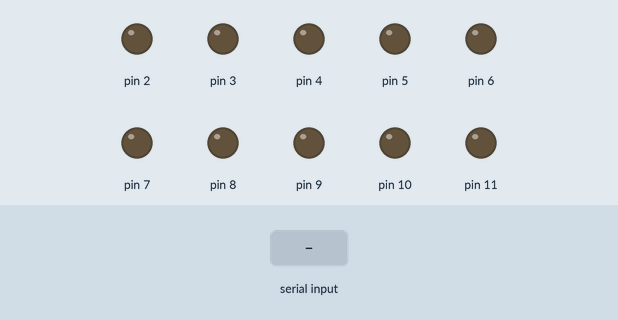
Recording of a sketch running on a simulated Arduino Uno, built with avr-gcc and run on an emulated ATmega328P. Parts: output pins drawn as LEDs (lit = HIGH). Inputs (shaded band) come from the test bench.

Above: at 1.2 s.
1.3 s: "90,45\n" received over Serial
At 1.55 s:
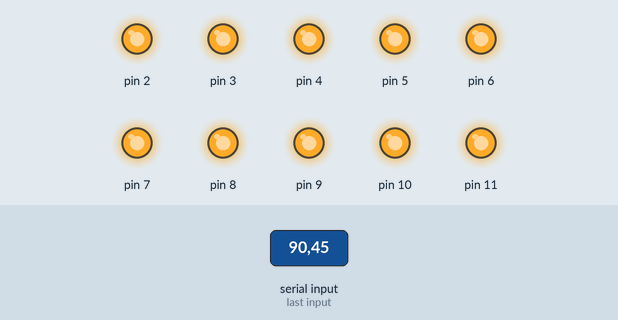
At 1.95 s:
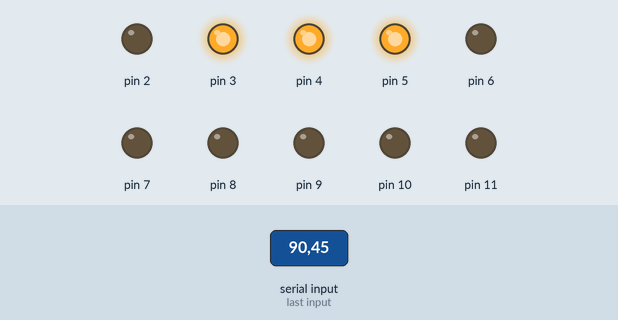
7.3 s: "30,150\n" received over Serial
At 7.45 s:
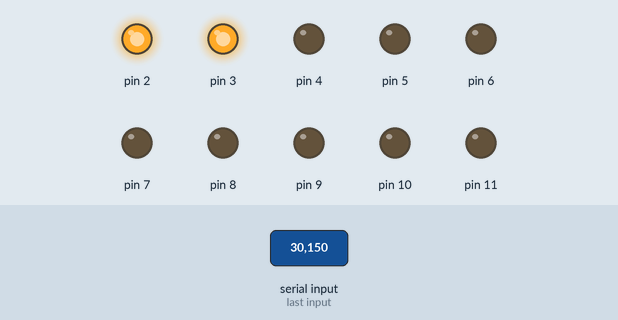
Timing chart, 0 to 16.3 s (numbered marks = the images above; inputs shaded):
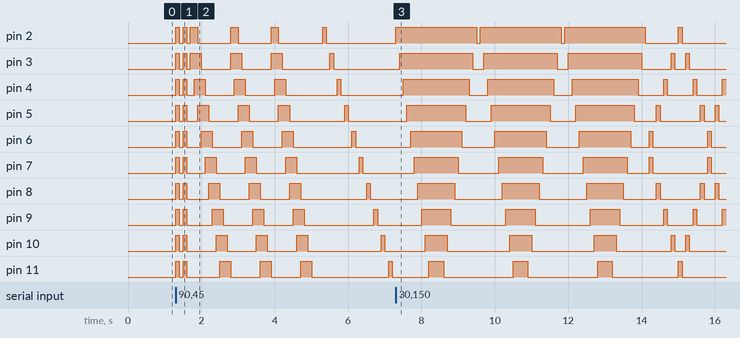

The sketch:

test3.ino
```cpp
int timer1 =100;
int timer2 =500;
int timer3 =600;
int timer4 =50;
int timer5= 100;
int timer6 =500;
int timer7 =300;
int timer8 =250;
int timer9 =200;
int timer10 =250;
int lol =2;
int lol1 =1;

void setup()
{
  Serial.begin(9600);
  pinMode(9, OUTPUT);
  pinMode(8, OUTPUT);
  pinMode(7, OUTPUT);
  pinMode(6, OUTPUT);
  pinMode(5, OUTPUT);
  pinMode(4, OUTPUT);
  pinMode(3, OUTPUT);
  pinMode(2, OUTPUT);
  pinMode(11, OUTPUT);
  pinMode(10, OUTPUT);
}
void loop()
{
  if (Serial.available()) {
    int data = Serial.read() - '0';
    if (data == 1 ){
       for(int i=0; i<=lol; i++) {
       pat1();}
    }
    if (data == 2 ){
        p2();

    }
    if (data == 3 ){
        for(int i=0; i<=lol; i++) {
        p3();
        }

    }
    if (data == 4 ){
       for(int i=0; i<=lol; i++){
       p4();
       }
    }
    if (data == 5 ){
        p5();

    }
    if (data == 6 ){
      for(int i=0; i<=lol; i++) {
       p6();
       }

    }
    if (data == 7 ){
       p7();

    }
    if (data == 8 ){
       for(int i=0; i<=lol; i++) {
        p8();
        }

    }
     if (data == 10 ){
      for(int i=0; i<=lol; i++){
        p10();}

    }
    if (data == 9 ){
      for(int i=0; i<=lol1; i++){
       p9();
       }

    }

  }

}


void pat1(){
    digitalWrite(6,HIGH);
    digitalWrite(7,HIGH);
    delay(timer1);
    digitalWrite(6,LOW);
    digitalWrite(7,LOW);
    delay(timer1);
    digitalWrite(5,HIGH);
    digitalWrite(8,HIGH);
    delay(timer1);
    digitalWrite(5,LOW);
    digitalWrite(8,LOW);
    delay(timer1);
    digitalWrite(4,HIGH);
    digitalWrite(9,HIGH);
    delay(timer1);
    digitalWrite(4,LOW);
    digitalWrite(9,LOW);
    delay(timer1);
    digitalWrite(3,HIGH);
    digitalWrite(10,HIGH);
    delay(timer1);
    digitalWrite(3,LOW);
    digitalWrite(10,LOW);
    delay(timer1);
    digitalWrite(2,HIGH);
    digitalWrite(11,HIGH);
    delay(timer1);
    digitalWrite(2,LOW);
    digitalWrite(11,LOW);
    delay(timer1);
    digitalWrite(3,HIGH);
    digitalWrite(10,HIGH);
    delay(timer1);
    digitalWrite(3,LOW);
    digitalWrite(10,LOW);
    delay(timer1);
    digitalWrite(4,HIGH);
    digitalWrite(9,HIGH);
    delay(timer1);
    digitalWrite(4,LOW);
    digitalWrite(9,LOW);
    delay(timer1);
    digitalWrite(5,HIGH);
    digitalWrite(8,HIGH);
    delay(timer1);
    digitalWrite(5,LOW);
    digitalWrite(8,LOW);
    delay(timer1);
  }
void p2(){
  digitalWrite(11, HIGH);
  digitalWrite(10, HIGH);
  digitalWrite(9, HIGH);
  digitalWrite(8, HIGH);
  digitalWrite(7, HIGH);
  digitalWrite(6, HIGH);
  digitalWrite(5, HIGH);
  digitalWrite(4, HIGH);
  digitalWrite(3, HIGH);
  digitalWrite(2, HIGH);
  digitalWrite(1, HIGH);
  delay(timer2);


  digitalWrite(11, LOW);
  digitalWrite(10, LOW);
  digitalWrite(9, LOW);
  digitalWrite(8, LOW);
  digitalWrite(7, LOW);
  digitalWrite(6, LOW);
  digitalWrite(5, LOW);
  digitalWrite(4, LOW);
  digitalWrite(3, LOW);
  digitalWrite(2, LOW);
  digitalWrite(1, LOW);
  delay(timer2);

  digitalWrite(11, HIGH);
  digitalWrite(10, HIGH);
  digitalWrite(9, HIGH);
  digitalWrite(8, HIGH);
  digitalWrite(7, HIGH);
  digitalWrite(6, HIGH);
  digitalWrite(5, HIGH);
  digitalWrite(4, HIGH);
  digitalWrite(3, HIGH);
  digitalWrite(2, HIGH);
  digitalWrite(1, HIGH);
  delay(timer2);

  digitalWrite(11, LOW);
  digitalWrite(10, LOW);
  digitalWrite(9, LOW);
  digitalWrite(8, LOW);
  digitalWrite(7, LOW);
  digitalWrite(6, LOW);
  digitalWrite(5, LOW);
  digitalWrite(4, LOW);
  digitalWrite(3, LOW);
  digitalWrite(2, LOW);
  digitalWrite(1, LOW);
  delay(timer2);

  }
 void p3(){

      for(int i=2; i<=12; i++) {
      digitalWrite(i,HIGH);
      delay(100);
    }

    for(int i=12; i>=1; i--) {
      digitalWrite(i,HIGH);
      delay(100);
      digitalWrite(i,LOW);
    }

  }
  void p4(){
   for(int i=2; i<=12; i++) {
      digitalWrite(i,HIGH);
      digitalWrite(i-1,HIGH);
      digitalWrite(i+1,HIGH);
      delay(100);
      digitalWrite(i,LOW);
      digitalWrite(i-1,LOW);
      digitalWrite(i+1,LOW);
    }

  }

  void p5(){

  delay(timer5);
  digitalWrite(1, HIGH);
  delay(timer5);
  digitalWrite(1, LOW);
  delay(timer5);
  digitalWrite(2, HIGH);
  delay(timer5);
  digitalWrite(2, LOW);
  delay(timer5);
  digitalWrite(3, HIGH);
  delay(timer5);
  digitalWrite(3, LOW);
  delay(timer5);
  digitalWrite(4, HIGH);
  delay(timer5);
  digitalWrite(4, LOW);
  delay(timer5);
  digitalWrite(5, HIGH);
  delay(timer5);
  digitalWrite(5, LOW);
  delay(timer5);
  digitalWrite(6, HIGH);
  delay(timer5);
  digitalWrite(6, LOW);
  delay(timer5);
  digitalWrite(7, HIGH);
  delay(timer5);
  digitalWrite(7, LOW);
  delay(timer5);
  digitalWrite(8, HIGH);
  delay(timer5);
  digitalWrite(8, LOW);
  delay(timer5);
  digitalWrite(9, HIGH);
  delay(timer5);
  digitalWrite(9, LOW);
  delay(timer5);
  digitalWrite(10, HIGH);
  delay(timer5);
  digitalWrite(10, LOW);
  delay(timer5);
  digitalWrite(11, HIGH);
  delay(timer5);
  digitalWrite(11, LOW);
  delay(timer5);


  }
  void p6(){
   for(int i=2; i<=8; i++) {
      digitalWrite(i,HIGH);
      }
    for(int i=8; i<=12; i++) {
      digitalWrite(i,LOW);
      }
    delay(200);
    for(int i=2; i<=8; i++) {
      digitalWrite(i,LOW);
      }
    for(int i=8; i<=12; i++) {
      digitalWrite(i,HIGH);
      }
    delay(200);

  }
  void p7(){
  digitalWrite(11, HIGH);
  digitalWrite(10, HIGH);
  digitalWrite(9, HIGH);
  delay(timer7);
  digitalWrite(8, HIGH);
  digitalWrite(7, HIGH);
  delay(timer7);
  digitalWrite(6, HIGH);
  digitalWrite(5, HIGH);
  digitalWrite(4, HIGH);
  delay(timer7);
  digitalWrite(3, HIGH);
  digitalWrite(2, HIGH);
  digitalWrite(1, HIGH);
  delay(timer7);
  digitalWrite(11, LOW);
  digitalWrite(10, LOW);
  digitalWrite(9, LOW);
  delay(timer7);
  digitalWrite(8, LOW);
  digitalWrite(7, LOW);
  digitalWrite(6, LOW);
  delay(timer7);
  digitalWrite(5, LOW);
  digitalWrite(4, LOW);
  digitalWrite(3, LOW);
  delay(timer7);
  digitalWrite(2, LOW);
  digitalWrite(1, LOW);
  delay(timer7);
  }
  void p8(){
   for(int i=1; i<=9; i++) {
      digitalWrite(i,HIGH);
    }
     for(int i=1; i<=9; i++) {
      digitalWrite(i,LOW);
      delay(100);
      digitalWrite(i,HIGH);
    }
    for(int i=11; i>=1; i--) {
      digitalWrite(i,LOW);
      delay(100);
      digitalWrite(i,HIGH);
    }
  }

  void p9(){
    for(int i=1; i<=12; i++) {
      digitalWrite(i,HIGH);
      }
    delay(100);
    for(int i=1; i<=12; i++) {
      digitalWrite(i,LOW);
      }
    delay(100);

  }
  void p10(){
     for(int i=2; i<=12; i++) {
      digitalWrite(i,HIGH);
      }
    delay(100);
    for(int i=2; i<=12; i++) {
      digitalWrite(i,LOW);
      }
    delay(100);
  }
```

Measured:
- after the input at 1.3 s, pin 2: LOW → HIGH at once, → LOW 0.10 s later, → HIGH 0.10 s later, → LOW 0.10 s later, … (12 changes in this stretch); pin 3: LOW → HIGH at once, → LOW 0.10 s later, → HIGH 0.10 s later, → LOW 0.10 s later, … (12 changes in this stretch)
- after the input at 7.3 s, pin 2: LOW → HIGH at once, → LOW 2.2 s later, → HIGH 0.10 s later, → LOW 2.2 s later, … (8 changes in this stretch); pin 3: LOW → HIGH after 0.10 s, → LOW 2.0 s later, → HIGH 0.30 s later, → LOW 2.0 s later, … (10 changes in this stretch)
